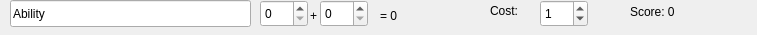
<?xml version="1.0" encoding="UTF-8"?>
<ui version="4.0">
 <class>abilityform</class>
 <widget class="QWidget" name="abilityform">
  <property name="geometry">
   <rect>
    <x>0</x>
    <y>0</y>
    <width>757</width>
    <height>35</height>
   </rect>
  </property>
  <property name="windowTitle">
   <string>Form</string>
  </property>
  <widget class="QLineEdit" name="lineEdit">
   <property name="geometry">
    <rect>
     <x>10</x>
     <y>0</y>
     <width>241</width>
     <height>27</height>
    </rect>
   </property>
   <property name="text">
    <string>Ability</string>
   </property>
  </widget>
  <widget class="QSpinBox" name="spinBox">
   <property name="geometry">
    <rect>
     <x>260</x>
     <y>0</y>
     <width>48</width>
     <height>27</height>
    </rect>
   </property>
  </widget>
  <widget class="QSpinBox" name="spinBox_2">
   <property name="geometry">
    <rect>
     <x>320</x>
     <y>0</y>
     <width>48</width>
     <height>27</height>
    </rect>
   </property>
  </widget>
  <widget class="QLabel" name="plus">
   <property name="geometry">
    <rect>
     <x>310</x>
     <y>0</y>
     <width>16</width>
     <height>31</height>
    </rect>
   </property>
   <property name="text">
    <string>+</string>
   </property>
  </widget>
  <widget class="QLabel" name="total">
   <property name="geometry">
    <rect>
     <x>380</x>
     <y>-20</y>
     <width>31</width>
     <height>71</height>
    </rect>
   </property>
   <property name="text">
    <string>= 0</string>
   </property>
  </widget>
  <widget class="QLabel" name="cost">
   <property name="geometry">
    <rect>
     <x>490</x>
     <y>0</y>
     <width>81</width>
     <height>21</height>
    </rect>
   </property>
   <property name="text">
    <string>Cost:</string>
   </property>
  </widget>
  <widget class="QSpinBox" name="costBox">
   <property name="geometry">
    <rect>
     <x>540</x>
     <y>0</y>
     <width>48</width>
     <height>27</height>
    </rect>
   </property>
   <property name="value">
    <number>1</number>
   </property>
  </widget>
  <widget class="QLabel" name="score">
   <property name="geometry">
    <rect>
     <x>630</x>
     <y>-4</y>
     <width>67</width>
     <height>31</height>
    </rect>
   </property>
   <property name="text">
    <string>Score: 0</string>
   </property>
  </widget>
 </widget>
 <resources/>
 <connections/>
</ui>
